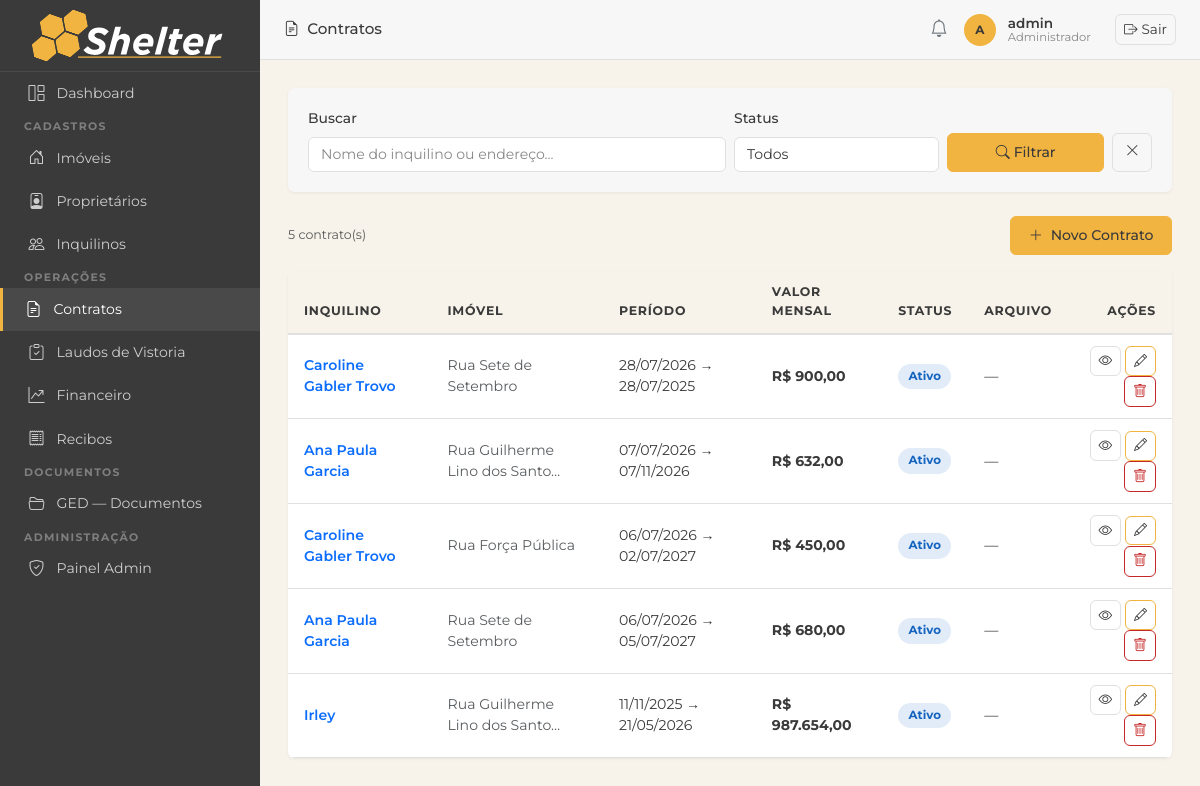
/contratos/ (signed in), run on an earlier commit of the app's database.
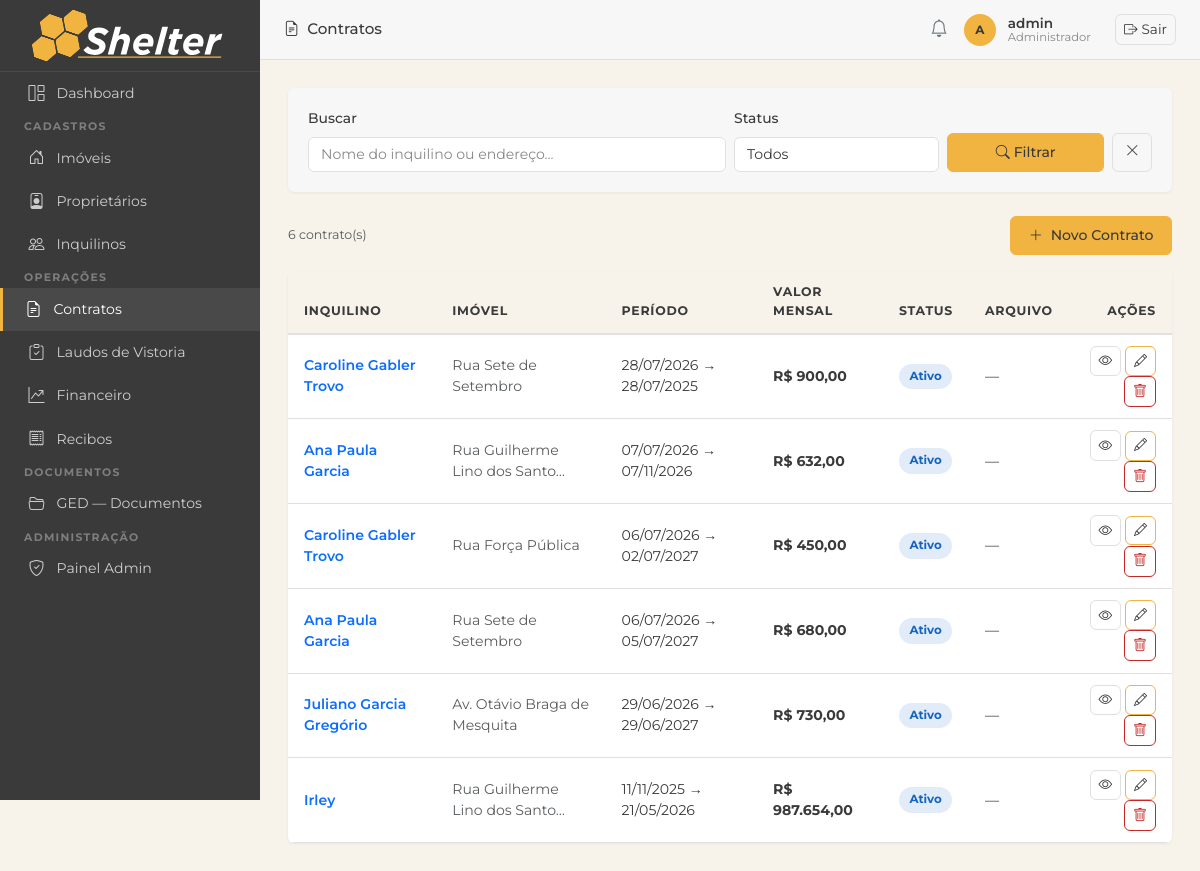
And on a later commit of the database.
### imoveis/models.py (models this page shows, shortened)
class Contrato(models.Model):
    STATUS_CHOICES = [
        ('ativo', 'Ativo'),
        ('encerrado', 'Encerrado'),
        ('rescindido', 'Rescindido'),
    ]
    TIPO_CONTRATO_CHOICES = [
        ('PF', 'Pessoa Física'),
        ('PJ', 'Pessoa Jurídica'),
    ]
    imovel = models.ForeignKey(Imovel, on_delete=models.PROTECT, related_name='contratos')
    inquilino = models.ForeignKey(Inquilino, on_delete=models.PROTECT, related_name='contratos')
    tipo_contrato = models.CharField(max_length=2, choices=TIPO_CONTRATO_CHOICES, default='PF',
                                     verbose_name='Tipo de Contrato')
    status = models.CharField(max_length=20, choices=STATUS_CHOICES, default='ativo')
    data_inicio = models.DateField(verbose_name='Data de Início')
    data_fim = models.DateField(verbose_name='Data de Término')
    valor_mensal = models.DecimalField(max_digits=10, decimal_places=2, verbose_name='Valor Mensal')
    dia_vencimento = models.PositiveSmallIntegerField(
        default=10, verbose_name='Dia de Vencimento',
        validators=[MinValueValidator(1), MaxValueValidator(31)])
    comprovante_renda = models.FileField(upload_to='comprovantes_renda/', blank=True, null=True,
                                         verbose_name='Comprovante de Renda (PF)')
    contrato_social = models.FileField(upload_to='contratos_sociais/', blank=True, null=True,
                                       verbose_name='Contrato Social (PJ)')
    recibo_chaves = models.FileField(upload_to='contratos/recibo_chaves/', blank=True, null=True,
                                     verbose_name='Recibo de Entrega de Chaves')
    comprovante_anual = models.FileField(upload_to='contratos/comprovante_anual/', blank=True, null=True,
                                         verbose_name='Comprovante Anual de Pagamento')
    documento_gerado = models.FileField(upload_to='contratos/gerados/', blank=True, null=True,
                                        verbose_name='Contrato gerado (PDF)')
    observacoes = models.TextField(blank=True, verbose_name='Observações')
    criado_em = models.DateTimeField(auto_now_add=True)
    class Meta:
        verbose_name = 'Contrato'
        verbose_name_plural = 'Contratos'
        ordering = ['-data_inicio']

class Inquilino(models.Model):
    FAIXA_RENDA_CHOICES = [
        ('ate_2k', '< R$ 2k'),
        ('2_4k', 'R$ 2k - R$ 3.9k'),
        ('4_7k', 'R$ 4k - R$ 6.9k'),
        ('7_10k', 'R$ 7k - R$ 9.9k'),
        ('10_16k', 'R$ 10k - R$ 15.9k'),
        ('acima_16k', 'R$ 16k +'),
    ]
    nome = models.CharField(max_length=200)
    cpf = models.CharField(max_length=14, unique=True, validators=[validate_cpf], verbose_name='CPF')
    cnpj = models.CharField(max_length=18, blank=True, validators=[validate_cnpj], verbose_name='CNPJ')
    email = models.EmailField(blank=True)
    telefone = models.CharField(max_length=20, blank=True, validators=[validate_telefone])
    rg = models.CharField(max_length=20, blank=True, validators=[validate_rg], verbose_name='RG')
    qualificacao = models.CharField(max_length=300, blank=True, verbose_name='Qualificação',
                                    help_text='Estado civil, profissão, nacionalidade')
    profissao = models.CharField(max_length=100, blank=True, verbose_name='Profissão')
    faixa_renda = models.CharField(max_length=20, choices=FAIXA_RENDA_CHOICES, blank=True,
                                   verbose_name='Faixa de Renda')
    observacoes = models.TextField(blank=True, verbose_name='Observações')
    criado_em = models.DateTimeField(auto_now_add=True)
    class Meta:
        verbose_name = 'Inquilino'
        verbose_name_plural = 'Inquilinos'
        ordering = ['nome']

class Imovel(models.Model):
    TIPO_CHOICES = [
        ('apartamento', 'Apartamento'),
        ('casa', 'Casa'),
        ('comercial', 'Comercial'),
        ('terreno', 'Terreno'),
        ('galpao', 'Galpão'),
    ]
    STATUS_CHOICES = [
        ('ocupado', 'Ocupado'),
        ('vago', 'Vago'),
        ('manutencao', 'Em Manutenção'),
    ]
    CATEGORIA_CHOICES = [
        ('urbano', 'Urbano'),
        ('rural', 'Rural'),
    ]
    proprietario = models.ForeignKey(Proprietario, on_delete=models.PROTECT, related_name='imoveis')
    tipo = models.CharField(max_length=20, choices=TIPO_CHOICES)
    status = models.CharField(max_length=20, choices=STATUS_CHOICES, default='vago')
    categoria = models.CharField(max_length=10, choices=CATEGORIA_CHOICES, default='urbano', verbose_name='Categoria')
    endereco = models.CharField(max_length=300)
    numero = models.CharField(max_length=20, blank=True, verbose_name='Número')
    complemento = models.CharField(max_length=100, blank=True, verbose_name='Complemento')
    bairro = models.CharField(max_length=100, blank=True)
    cidade = models.CharField(max_length=100, default='')
    area_m2 = models.DecimalField(max_digits=8, decimal_places=2, null=True, blank=True, verbose_name='Área (m²)')
    descricao = models.TextField(blank=True)
    matricula = models.CharField(max_length=100, blank=True, verbose_name='Matrícula')
    data_aquisicao = models.DateField(null=True, blank=True, verbose_name='Data de Aquisição')
    valor_aquisicao = models.DecimalField(max_digits=14, decimal_places=2, null=True, blank=True, verbose_name='Valor de Aquisição')
    cadastro_prefeitura = models.CharField(max_length=100, blank=True, verbose_name='Cadastro Prefeitura')
    planta_projeto = models.FileField(upload_to='plantas/', blank=True, null=True, verbose_name='Planta/Projeto')
    nirf = models.CharField(max_length=50, blank=True, verbose_name='NIRF')
    incra = models.CharField(max_length=50, blank=True, verbose_name='INCRA')
    car = models.CharField(max_length=100, blank=True, verbose_name='CAR')
    criado_em = models.DateTimeField(auto_now_add=True)
    class Meta:
        verbose_name = 'Imóvel'
        verbose_name_plural = 'Imóveis'
        ordering = ['endereco']

### imoveis/views.py (the view)
# urls.py: path('contratos/', views.contrato_list, name='contrato_list'),
@login_required
def contrato_list(request):
    q = request.GET.get('q', '')
    status = request.GET.get('status', '')
    qs = Contrato.objects.select_related('imovel', 'inquilino')
    if q:
        qs = qs.filter(Q(inquilino__nome__icontains=q) | Q(imovel__endereco__icontains=q))
    if status:
        qs = qs.filter(status=status)
    return render(request, 'contratos/contrato_list.html', {
        'contratos': qs, 'q': q, 'status': status,
        'status_choices': Contrato.STATUS_CHOICES,
    })

### imoveis/templatetags/imoveis_tags.py (called while the page is built)
@register.filter
def brl(value):
    try:
        value = float(value)
    except (TypeError, ValueError):
        return value
    formatted = f"{value:,.2f}"          # 1,500.00  (locale inglês)
    formatted = formatted.replace(",", "X").replace(".", ",").replace("X", ".")
    return formatted

### templates/contratos/contrato_list.html (shortened to what this page needs)
{% extends 'base.html' %}
{% load imoveis_tags %}
{% block page_title %}<i class="bi bi-file-earmark-text me-2"></i>Contratos{% endblock %}
{% block nav_contratos %}active{% endblock %}
{% block content %}
<div class="section-card mb-4">
  <div class="section-card-body">
    <form method="get" class="row g-2 align-items-end">
      <div class="col-12 col-md-6">
        <label class="form-label">Buscar</label>
        <input type="text" name="q" value="{{ q }}" class="form-control" placeholder="Nome do inquilino ou endereço...">
      </div>
      <div class="col-md-3">
        <label class="form-label">Status</label>
        <select name="status" class="form-select">
          <option value="">Todos</option>
        </select>
      </div>
      <div class="col-md-3 d-flex gap-2">
        <button type="submit" class="btn btn-primary flex-fill"><i class="bi bi-search"></i> Filtrar</button>
        <a href="{% url 'contrato_list' %}" class="btn btn-outline-secondary"><i class="bi bi-x-lg"></i></a>
      </div>
    </form>
  </div>
</div>
<div class="d-flex justify-content-between align-items-center mb-3">
  <span class="text-muted small">{{ contratos.count }} contrato(s)</span>
  <a href="{% url 'contrato_create' %}" class="btn btn-primary"><i class="bi bi-plus-lg me-1"></i> Novo Contrato</a>
</div>
<div class="section-card">
  <div class="table-responsive">
    <table class="table mb-0">
      <thead>
        <tr><th>Inquilino</th><th>Imóvel</th><th>Período</th><th>Valor Mensal</th><th>Status</th><th>Arquivo</th><th class="text-end">Ações</th></tr>
      </thead>
      <tbody>
        {% for c in contratos %}
        <tr>
          <td><a href="{% url 'contrato_detail' c.pk %}" class="fw-semibold text-primary">{{ c.inquilino.nome }}</a></td>
          <td class="small text-muted">{{ c.imovel.endereco|truncatechars:30 }}</td>
          <td class="small">{{ c.data_inicio|date:"d/m/Y" }} → {{ c.data_fim|date:"d/m/Y" }}</td>
          <td><strong>R$ {{ c.valor_mensal|brl }}</strong></td>
          <td><span class="status-badge badge-{{ c.status }}">{{ c.get_status_display }}</span></td>
          <td>
            {% if c.arquivo %}
            <a href="{{ c.arquivo.url }}" target="_blank" class="btn btn-sm btn-outline-secondary"><i class="bi bi-file-earmark-pdf"></i></a>
            {% else %}—{% endif %}
          </td>
          <td class="text-end">
            <a href="{% url 'contrato_detail' c.pk %}" class="btn btn-sm btn-outline-secondary"><i class="bi bi-eye"></i></a>
            <a href="{% url 'contrato_edit' c.pk %}" class="btn btn-sm btn-outline-primary"><i class="bi bi-pencil"></i></a>
            <button class="btn btn-sm btn-outline-danger" data-bs-toggle="modal" data-bs-target="#del{{ c.pk }}"><i class="bi bi-trash"></i></button>
          </td>
        </tr>
        {% empty %}
        <tr><td colspan="7" class="text-center text-muted py-4">Nenhum contrato encontrado.</td></tr>
        {% endfor %}
      </tbody>
    </table>
  </div>
</div>
{% endblock %}

What changed in the data, as far as the page shows it:
added Contrato: inquilino.nome "Juliano Garcia Gregório", imovel.endereco "Av. Otávio Braga de Mesquita", data_inicio "29/06/2026", data_fim "29/06/2027", valor_mensal|brl "730,00", status "Ativo"
Also different on the page:
{{ contratos.count }}: "5" → "6"
